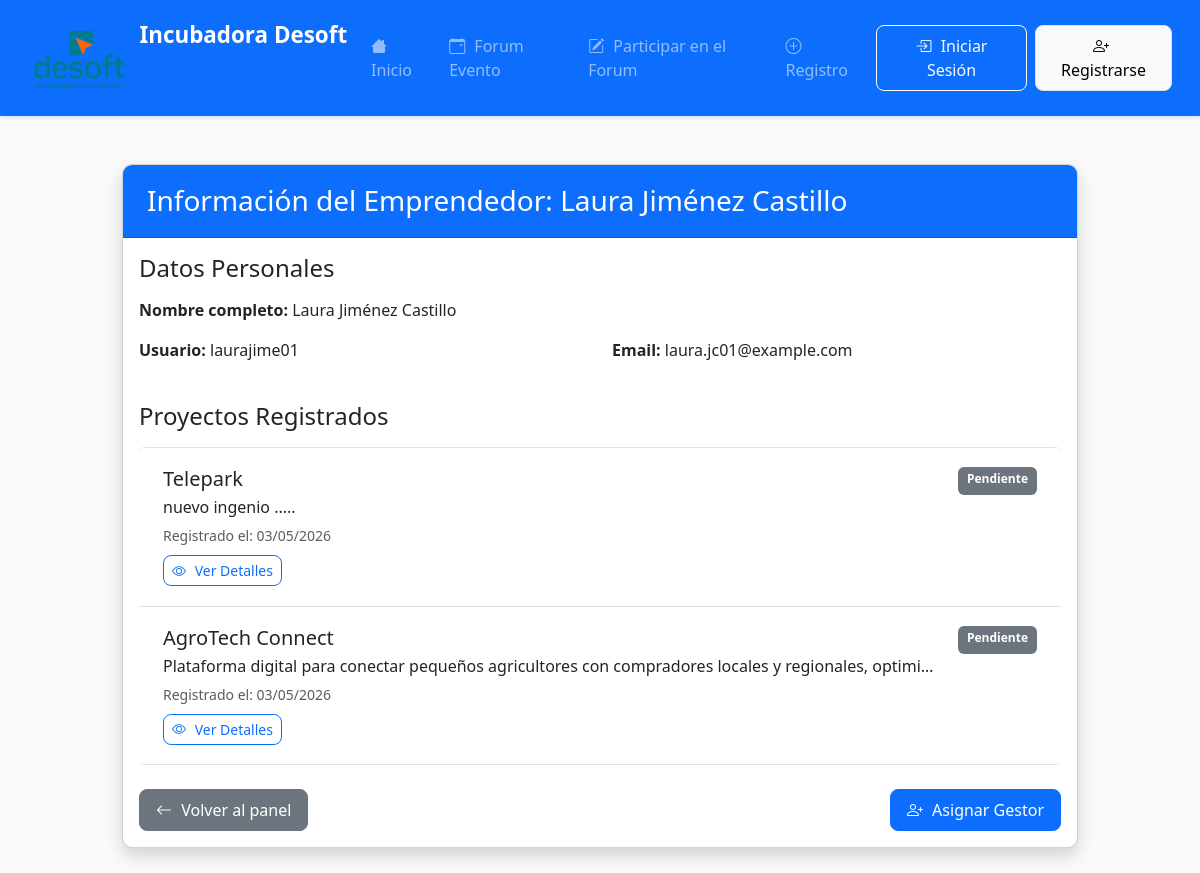
The page /panel/admin/emprendedor/2/ver/ on the database its author committed.
### emprendedores/models.py (models this page shows, shortened)
class Proyecto(models.Model):
    ESTADOS = (
        ('pendiente', 'Pendiente'),
        ('revision', 'En revisión'),
        ('aceptado', 'Aceptado'),
        ('asignado', 'En proceso'),
        ('rechazado', 'Rechazado'),
        ('finalizado', 'Finalizado'),
    )
    SECTORES = (
        ('tecnologia', 'Tecnología'),
        ('salud', 'Salud'),
        ('educacion', 'Educación'),
        ('finanzas', 'Finanzas'),
        ('comercio', 'Comercio'),
        ('otros', 'Otros'),
    )
    usuario = models.ForeignKey(User, on_delete=models.CASCADE, related_name='proyectos', null=True, blank=True)
    nombre_proyecto = models.CharField(max_length=200)
    descripcion = models.TextField()
    nombre_completo = models.CharField(max_length=100)
    email = models.EmailField()
    telefono = models.CharField(max_length=15, blank=True, null=True)
    estado = models.CharField(max_length=20, choices=ESTADOS, default='pendiente')
    sector = models.CharField(max_length=20, choices=SECTORES, default='tecnologia')
    fecha_registro = models.DateTimeField(auto_now_add=True)
    archivo_proyecto = models.FileField(upload_to='proyectos/%Y/%m/%d/', blank=True, null=True)
    progreso = models.PositiveIntegerField(default=0)
    motivo_rechazo = models.TextField(blank=True, null=True)
    presupuesto_estimado = models.DecimalField(
        max_digits=12, decimal_places=2, blank=True, null=True,
        help_text="Presupuesto estimado del proyecto en pesos"
    )
    gestor = models.ForeignKey('GestorCiencias', on_delete=models.SET_NULL, null=True, blank=True,
                            related_name='proyectos_gestionados')
    class Meta:
        ordering = ['-fecha_registro']

### emprendedores/views.py (the view)
# urls.py: path('panel/admin/emprendedor/<int:emprendedor_id>/ver/', views.ver_emprendedor, name='ver_emprendedor'),
def ver_emprendedor(request, emprendedor_id):
    emprendedor = get_object_or_404(User, id=emprendedor_id)
    proyectos = Proyecto.objects.filter(usuario=emprendedor)
    if not hasattr(emprendedor, 'emprendedor_profile'):
        EmprendedorProfile.objects.create(user=emprendedor)
    return render(request, 'emprendedores/ver_emprendedor.html', {
        'emprendedor': emprendedor,
        'proyectos': proyectos
    })

### emprendedores/templates/emprendedores/ver_emprendedor.html (shortened to what this page needs)
{% extends "emprendedores/base.html" %}
{% block content %}
<div class="container mt-5">
    <div class="row justify-content-center">
        <div class="col-md-10">
            <div class="card shadow">
                <div class="card-header bg-primary text-white">
                    <h3 class="mb-0">Información del Emprendedor: {{ emprendedor.get_full_name }}</h3>
                </div>
                <div class="card-body">
                    <h4 class="mb-3">Datos Personales</h4>
                    <div class="mb-3">
                        <strong>Nombre completo:</strong> {{ emprendedor.get_full_name }}
                    </div>
                    <div class="row">
                        <div class="col-md-6 mb-3">
                            <strong>Usuario:</strong> {{ emprendedor.username }}
                        </div>
                        <div class="col-md-6 mb-3">
                            <strong>Email:</strong> {{ emprendedor.email }}
                        </div>
                    </div>
                    <h4 class="mb-3 mt-4">Proyectos Registrados</h4>
                    {% if proyectos %}
                    <div class="list-group">
                        {% for proyecto in proyectos %}
                        <div class="list-group-item">
                            <div class="d-flex w-100 justify-content-between">
                                <h5 class="mb-1">{{ proyecto.nombre_proyecto }}</h5>
                                <span class="badge
                                    {% if proyecto.estado == 'pendiente' %}bg-secondary
                                    {% elif proyecto.estado == 'revision' %}bg-info
                                    {% elif proyecto.estado == 'aceptado' %}bg-success
                                    {% elif proyecto.estado == 'asignado' %}bg-primary
                                    {% else %}bg-danger{% endif %}">
                                    {{ proyecto.get_estado_display }}
                                </span>
                            </div>
                            <p class="mb-1">{{ proyecto.descripcion|truncatechars:100 }}</p>
                            <small class="text-muted">
                                Registrado el: {{ proyecto.fecha_registro|date:"d/m/Y" }}
                            </small>
                            <div class="mt-2">
                                <a href="{% url 'detalle_proyecto' proyecto.id %}" class="btn btn-sm btn-outline-primary">
                                    <i class="bi bi-eye"></i> Ver Detalles
                                </a>
                            </div>
                        </div>
                        {% endfor %}
                    </div>
                    {% else %}
                    <div class="alert alert-info">
                        Este emprendedor no tiene proyectos registrados.
                    </div>
                    {% endif %}
                    <div class="d-flex justify-content-between mt-4">
                        <a href="{% url 'panel_admin' %}" class="btn btn-secondary">
                            <i class="bi bi-arrow-left"></i> Volver al panel
                        </a>
                        <a href="{% url 'asignar_gestor_emprendedor' emprendedor.id %}" class="btn btn-primary">
                            <i class="bi bi-person-plus"></i> Asignar Gestor
                        </a>
                    </div>
                </div>
            </div>
        </div>
    </div>
</div>
{% endblock %}

### static/css/styles.css (style rules this page uses)
body { background-color: #f8f9fa; font-family: 'Segoe UI', Tahoma, Geneva, Verdana, sans-serif; color: #333; }
.container { max-width: 1400px; }
.card { border-radius: 10px; overflow: hidden; box-shadow: 0 4px 6px rgba(0, 0, 0, 0.1); transition: transform 0.3s ease; margin-bottom: 25px; }
.card-header { padding: 1.2rem 1.5rem; font-weight: 600; }
.list-group-item { padding: 1.2rem 1.5rem; border-left: none; border-right: none; transition: background-color 0.2s; }
.badge { padding: 0.5em 0.75em; font-weight: 600; }
.btn { border-radius: 8px; padding: 0.5rem 1rem; font-weight: 500; transition: all 0.2s ease; }
.btn-sm { padding: 0.25rem 0.5rem; font-size: 0.875rem; }
.badge.bg-secondary { background-color: #6c757d; }
.bi { margin-right: 5px; }
.btn .bi { margin-right: 5px; }
.badge[class*="bg-"] { color: white; }

### rows shown on the page
Proyecto: nombre_proyecto "Telepark", estado "Pendiente", descripcion "nuevo ingenio .....", fecha_registro "03/05/2026"
Proyecto: nombre_proyecto "AgroTech Connect", estado "Pendiente", descripcion "Plataforma digital para conectar pequeños agricultores con compradores locales y regionales, optimi…", fecha_registro "03/05/2026"

### other values the page prints
{{ emprendedor.get_full_name }} "Laura Jiménez Castillo"
{{ emprendedor.username }} "laurajime01"
{{ emprendedor.email }} "laura.jc01@example.com"
